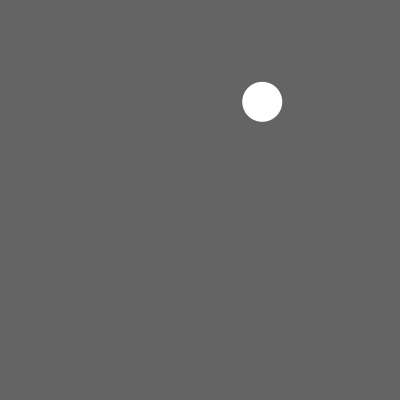
Frame 1 (no input)
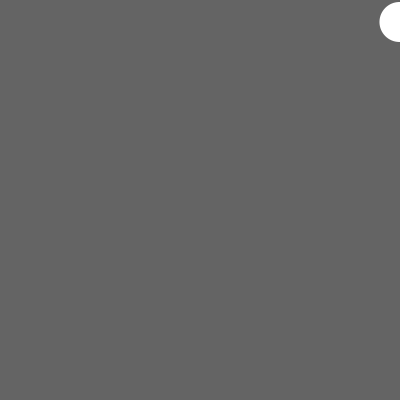
Frame 60 (the mouse pressed at the canvas centre just before this capture)
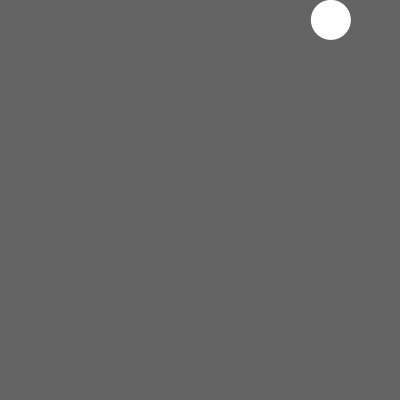
Frame 120 (the mouse held since frame 60 and released just before this capture)

The Processing sketch that drew these frames (run headless with seeded random() and noise(); from frame 60 on, the mouse is pressed at the canvas centre):

// Processing sketch: BounceStutter
// ── BounceStutter.pde
// BounceStutter
//
// Animate a bouncing ball using a timer
// to stop & start the movement.
//
// Dan Wilcox danomatika.com 2016

float x, y;
float velX, velY;
boolean shouldMove = true;

void setup() {
  size(400, 400);
  
  x = random(width);
  y = random(height);
  
  velX = random(-4, 4);
  velY = random(-4, 4);
}

void draw() {
  background(100);
  
  // every 20 frames, toggle movement
  if(frameCount % 20 == 0) {
    shouldMove = !shouldMove;
  }

  // update position
  if(shouldMove) {
    x = x + velX;
    y = y + velY;
    if(x < 0 || x > width) {
      velX = -velX;
    }
    if(y < 0 || y > height) {
      velY = -velY;  
    }
  }
  
  // draw
  noStroke();
  ellipse(x, y, 40, 40);
}
